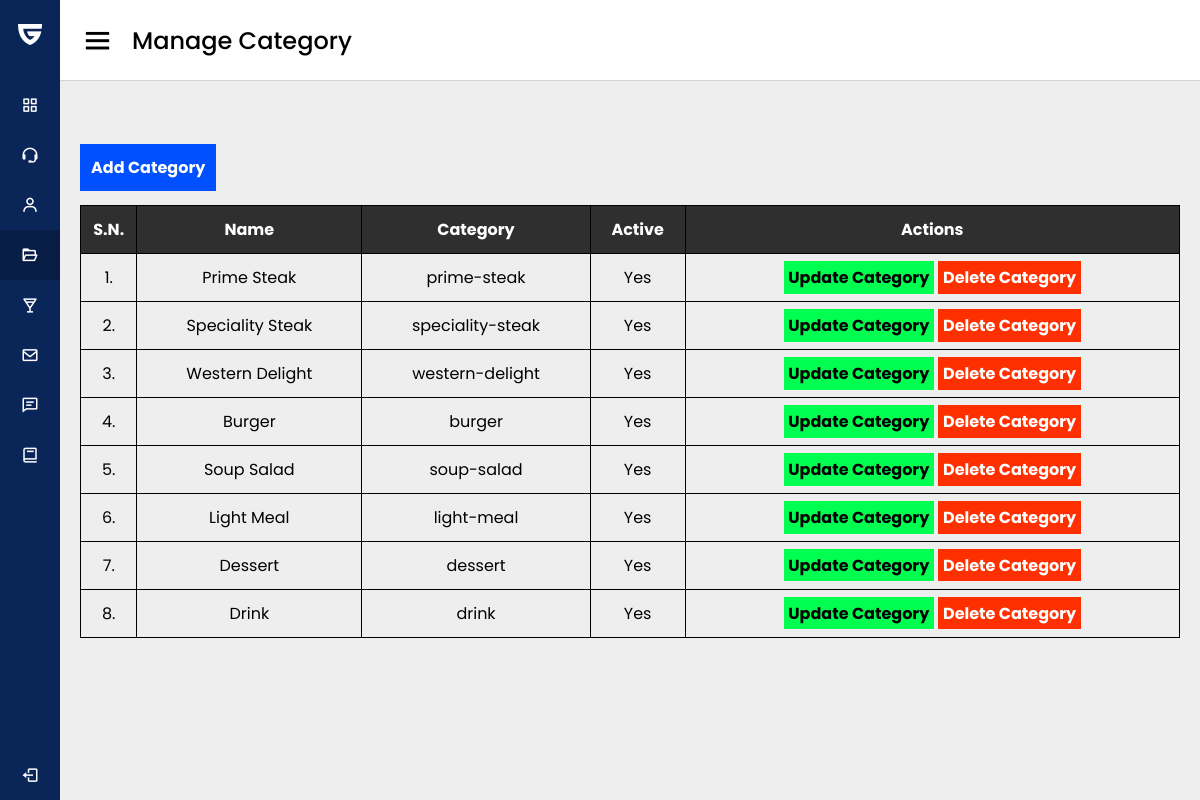
The page /Admin/manage-category.php (signed in) on the database its author committed.
### tables this page shows
CREATE TABLE `tbl_category` (
  `id` int(10) UNSIGNED NOT NULL,
  `name` varchar(100) NOT NULL,
  `category` varchar(100) NOT NULL,
  `active` varchar(10) NOT NULL
);

### Admin/manage-category.php (the view, shortened to what this page needs)
<?php
include('../Assets/Config/config.php');
?>
<html>
<head>
    <link rel="stylesheet" href="style.css">
    <link href='https://unpkg.com/boxicons@2.0.7/css/boxicons.min.css' rel='stylesheet'>
    <link rel="stylesheet" href="https://cdnjs.cloudflare.com/ajax/libs/font-awesome/5.15.3/css/all.min.css">
</head>
<body>
    <div class="sidebar">
        <div class="logo-details">
            <i class='fab fa-guilded'></i>
            <span class="logo_name">Gresda Food</span>
        </div>
        <ul class="nav-links">
            <li>
                <a href="index.php">
                    <i class='bx bx-grid-alt'></i>
                    <span class="links_name">Dashboard</span>
                </a>
            </li>
            <li>
                <a href="manage-admin.php">
                    <i class='bx bx-support'></i>
                    <span class="links_name">Manage Admin</span>
                </a>
            </li>
            <li>
                <a href="manage-user.php">
                    <i class='bx bx-user'></i>
                    <span class="links_name">Manage Users</span>
                </a>
            </li>
            <li>
                <a href="manage-category.php" class="active">
                    <i class='bx bx-folder-open'></i>
                    <span class="links_name">Manage Category</span>
                </a>
            </li>
            <li>
                <a href="manage-food.php">
                    <i class='bx bx-drink'></i>
                    <span class="links_name">Manage Food</span>
                </a>
            </li>
            <li>
                <a href="manage-contact.php">
                    <i class='bx bx-envelope'></i>
                    <span class="links_name">Manage Contact</span>
                </a>
            </li>
            <li>
                <a href="manage-review.php">
                    <i class='bx bx-comment-detail'></i>
                    <span class="links_name">Manage Review</span>
                </a>
            </li>
            <li>
                <a href="manage-order.php">
                    <i class='bx bx-book'></i>
                    <span class="links_name">Manage Order</span>
                </a>
            </li>
            <li class="log_out">
                <a href="Assets/logout.php">
                    <i class='bx bx-log-out'></i>
                    <span class="links_name">Log out</span>
                </a>
            </li>
        </ul>
    </div>
    <section class="home-section">
        <nav>
            <div class="sidebar-button">
                <i class='bx bx-menu sidebarBtn'></i>
                <span class="dashboard">Manage Category</span>
            </div>
        </nav>
        <div class="home-content">
            <div class="overview-boxes">
                <a href="<?php echo SITEURL; ?>admin/add-category.php" class="btn-primary">Add Category</a>
                <br><br><br>
                <table class="tbl-full">
                    <tr>
                        <th>S.N.</th>
                        <th>Name</th>
                        <th>Category</th>
                        <th>Active</th>
                        <th>Actions</th>
                    </tr>
                    <?php
                    $sql = "SELECT * FROM tbl_category";
                    $res = mysqli_query($conn, $sql);
                    $count = mysqli_num_rows($res);
                    $sn = 1;
                    if ($count > 0) {
                        while ($row = mysqli_fetch_assoc($res)) {
                            $id = $row['id'];
                            $name = $row['name'];
                            $category = $row['category'];
                            $active = $row['active'];
                    ?>
                            <tr>
                                <td><?php echo $sn++; ?>. </td>
                                <td><?php echo $name; ?></td>
                                <td><?php echo $category; ?></td>
                                <td><?php echo $active; ?></td>
                                <td>
                                    <a href="<?php echo SITEURL; ?>admin/update-category.php?id=<?php echo $id; ?>" class="btn-secondary">Update Category</a>
                                    <a href="<?php echo SITEURL; ?>admin/delete-category.php?id=<?php echo $id; ?>" class="btn-danger">Delete Category</a>
                                </td>
                            </tr>
                        <?php
                        }
                    }
                    ?>
                </table>
            </div>
        </div>
    </section>
</body>
</html>

### Admin/style.css (style rules this page uses)
* { margin: 0; padding: 0; box-sizing: border-box; font-family: 'Poppins', sans-serif; }
.sidebar { position: fixed; height: 100%; width: 60px; background: #0A2558; transition: all 0.5s ease; }
.sidebar .logo-details { height: 70px; display: flex; align-items: center; }
.sidebar .logo-details i { font-size: 28px; font-weight: 500; color: #fff; min-width: 60px; text-align: center }
.sidebar .logo-details .logo_name { color: #fff; font-size: 24px; font-weight: 500; white-space: nowrap; }
.sidebar .nav-links { margin-top: 10px; }
.sidebar .nav-links li { position: relative; list-style: none; height: 50px; }
.sidebar .nav-links li a { height: 100%; width: 100%; display: flex; align-items: center; text-decoration: none; transition: all 0.4s ease; }
.sidebar .nav-links li a.active { background: #081D45; }
.sidebar .nav-links li i { min-width: 60px; text-align: center; font-size: 18px; color: #fff; }
.sidebar .nav-links li a .links_name { color: #fff; font-size: 15px; font-weight: 400; white-space: nowrap; }
.sidebar .nav-links .log_out { position: absolute; bottom: 0; width: 100%; }
.home-section { position: relative; background: #eeeeee; min-height: 100vh; width: calc(100% - 60px); left: 60px; transition: all 0.5s ease; }
.home-section nav { display: flex; justify-content: space-between; height: 80px; background: #fff; display: flex; align-items: center; position: fixed; left: 60px; width: calc(100% - 60px); z-index: 100; padding: 0 20px; box-shadow: 0 1px 1px rgba(0, 0, 0, 0.1); transition: all 0.5s ease; }
.home-section nav .sidebar-button { display: flex; align-items: center; font-size: 24px; font-weight: 500; }
nav .sidebar-button i { font-size: 35px; margin-right: 17px; }
.home-section .home-content { position: relative; padding-top: 104px; }
.home-content .overview-boxes { display: flex; align-items: center; justify-content: space-between; flex-wrap: wrap; padding: 0 20px; margin-bottom: 26px; }
.tbl-full { width: 100%; border-collapse: collapse; }
table tr th { border: 1px solid black; padding: 1%; background-color: rgba(0, 0, 0, 0.8); text-align: center; color: white; }
table tr td { border: 1px solid black; padding: 1%; text-align: center; }
.btn-primary { background-color: #0050ff; padding: 1%; color: white; text-decoration: none; font-weight: bold; }
.btn-secondary { background-color: #00ff50; padding: 1%; color: black; text-decoration: none; font-weight: bold; }
.btn-danger { background-color: #ff3000; padding: 1%; color: white; text-decoration: none; font-weight: bold; }
@media (max-width: 1240px) { .sidebar { width: 60px; } }
@media (max-width: 1240px) { .home-section nav { width: calc(100% - 60px); left: 60px; } }
@media (max-width: 1240px) { .home-section { width: calc(100% - 60px); left: 60px; } }

### rows shown on the page
tbl_category: name "Prime Steak", category "prime-steak", active "Yes"
tbl_category: name "Speciality Steak", category "speciality-steak", active "Yes"
tbl_category: name "Western Delight", category "western-delight", active "Yes"
tbl_category: name "Burger", category "burger", active "Yes"
tbl_category: name "Soup Salad", category "soup-salad", active "Yes"
tbl_category: name "Light Meal", category "light-meal", active "Yes"
tbl_category: name "Dessert", category "dessert", active "Yes"
tbl_category: name "Drink", category "drink", active "Yes"
